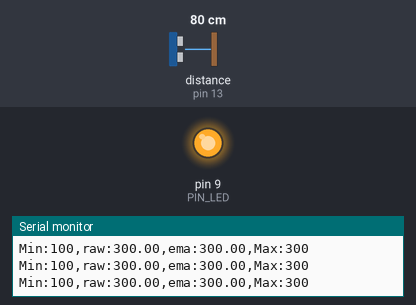
The sketch below on a simulated Arduino Uno, built with avr-gcc and run on an emulated ATmega328P. Parts: output pins drawn as LEDs (lit = HIGH), the last lines printed to the serial monitor. Wiring (inferred from the names in the program): ultrasonic range finder: trigger pin 12; echo pin 13. The test bench sets the inputs (shaded band); at power-on: distance to the obstacle (sensor on pin 13) 80 cm. The echo pulse lasts 58.3 µs per cm; pins used as bus, display or sensor lines are not drawn.

Above: at 1.2 s.
1.3 s: distance to the obstacle (sensor on pin 13) set to 33 cm
2.8 s: distance to the obstacle (sensor on pin 13) set to 28 cm
At 3.1 s:
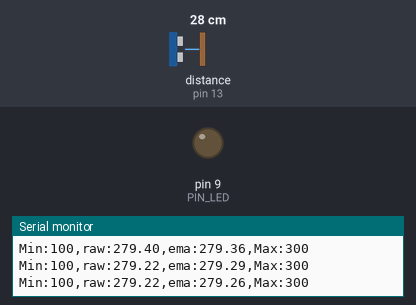
4.3 s: distance to the obstacle (sensor on pin 13) set to 12 cm
5.8 s: distance to the obstacle (sensor on pin 13) set to 9 cm
At 6.6 s:
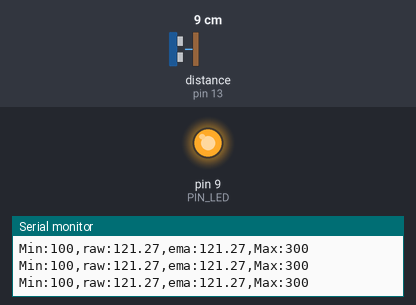
7.3 s: distance to the obstacle (sensor on pin 13) set to 18 cm
At 7.7 s:
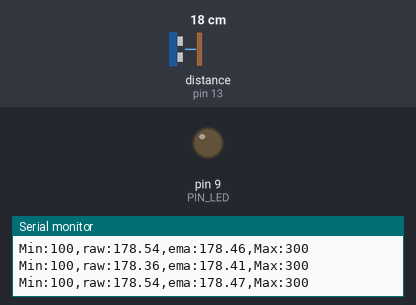
Timing chart, 0 to 9.8 s (numbered marks = the images above; inputs shaded):
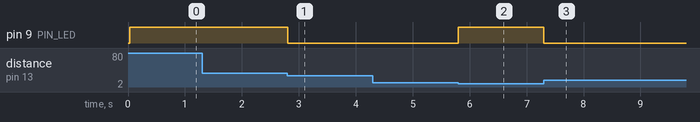

Measured:
- the behaviour switches between 31 and 30 cm on distance to the obstacle (sensor on pin 13) (found by bisection; images 0 and 1)
- the behaviour switches between 11 and 10 cm on distance to the obstacle (sensor on pin 13) (found by bisection; images 1 and 2)
- after the input at 2.8 s, pin 9 (PIN_LED): HIGH → LOW at once
- after the input at 5.8 s, pin 9 (PIN_LED): LOW → HIGH at once
- after the input at 7.3 s, pin 9 (PIN_LED): HIGH → LOW at once

The sketch:

09_example_1.ino
```cpp
// Arduino pin assignment
#define PIN_LED  9
#define PIN_TRIG 12
#define PIN_ECHO 13

// configurable parameters
#define SND_VEL 346.0     // sound velocity at 24 celsius degree (unit: m/sec)
#define INTERVAL 25       // sampling interval (unit: msec)
#define PULSE_DURATION 10 // ultra-sound Pulse Duration (unit: usec)
#define _DIST_MIN 100     // minimum distance to be measured (unit: mm)
#define _DIST_MAX 300     // maximum distance to be measured (unit: mm)

#define TIMEOUT ((INTERVAL / 2) * 1000.0) // maximum echo waiting time (unit: usec)
#define SCALE (0.001 * 0.5 * SND_VEL)     // coefficent to convert duration to distance

#define _EMA_ALPHA 0.5    // EMA weight of new sample (range: 0 to 1)
                          // Setting EMA to 1 effectively disables EMA filter.

// global variables
unsigned long last_sampling_time;   // unit: msec
float dist_prev = _DIST_MAX;        // Distance last-measured
float dist_ema;                     // EMA distance

void setup() {
  // initialize GPIO pins
  pinMode(PIN_LED,OUTPUT);
  pinMode(PIN_TRIG,OUTPUT);
  pinMode(PIN_ECHO,INPUT);
  digitalWrite(PIN_TRIG, LOW);

  // initialize serial port
  Serial.begin(57600);
}

void loop() {
  float dist_raw;

  // wait until next sampling time.
  // millis() returns the number of milliseconds since the program started.
  //    will overflow after 50 days.
  if (millis() < last_sampling_time + INTERVAL)
    return;

  // get a distance reading from the USS
  dist_raw = USS_measure(PIN_TRIG,PIN_ECHO);

  if ((dist_raw == 0.0) || (dist_raw > _DIST_MAX)) {
      dist_raw = dist_prev;    // Set Higher Value
      digitalWrite(PIN_LED, 1);       // LED OFF
  } else if (dist_raw < _DIST_MIN) {
      dist_raw = dist_prev;    // Set Lower Value
      digitalWrite(PIN_LED, 1);       // LED OFF
  } else {    // In desired Range
      digitalWrite(PIN_LED, 0);  // LED ON
      dist_prev = dist_raw  ;
  }

  // Modify the below line to implement the EMA equation
  dist_ema = _EMA_ALPHA * dist_raw + (1 - _EMA_ALPHA) * dist_ema;

  // output the distance to the serial port
  Serial.print("Min:");   Serial.print(_DIST_MIN);
  Serial.print(",raw:");  Serial.print(dist_raw);
  Serial.print(",ema:");  Serial.print(dist_ema);
  Serial.print(",Max:");  Serial.print(_DIST_MAX);
  Serial.println("");

  // do something here

  // update last sampling time
  last_sampling_time += INTERVAL;
}

// get a distance reading from USS. return value is in millimeter.
float USS_measure(int TRIG, int ECHO)
{
  digitalWrite(TRIG, HIGH);
  delayMicroseconds(PULSE_DURATION);
  digitalWrite(TRIG, LOW);

  return pulseIn(ECHO, HIGH, TIMEOUT) * SCALE; // unit: mm

  // Pulse duration to distance conversion example (target distance = 17.3m)
  // - pulseIn(ECHO, HIGH, timeout) returns microseconds (음파의 왕복 시간)
  // - 편도 거리 = (pulseIn() / 1,000,000) * SND_VEL / 2 (미터 단위)
  //   mm 단위로 하려면 * 1,000이 필요 ==>  SCALE = 0.001 * 0.5 * SND_VEL
  //
  // - 예, pusseIn()이 100,000 이면 (= 0.1초, 왕복 거리 34.6m)
  //        = 100,000 micro*sec * 0.001 milli/micro * 0.5 * 346 meter/sec
  //        = 100,000 * 0.001 * 0.5 * 346
  //        = 17,300 mm  ==> 17.3m
}
```
